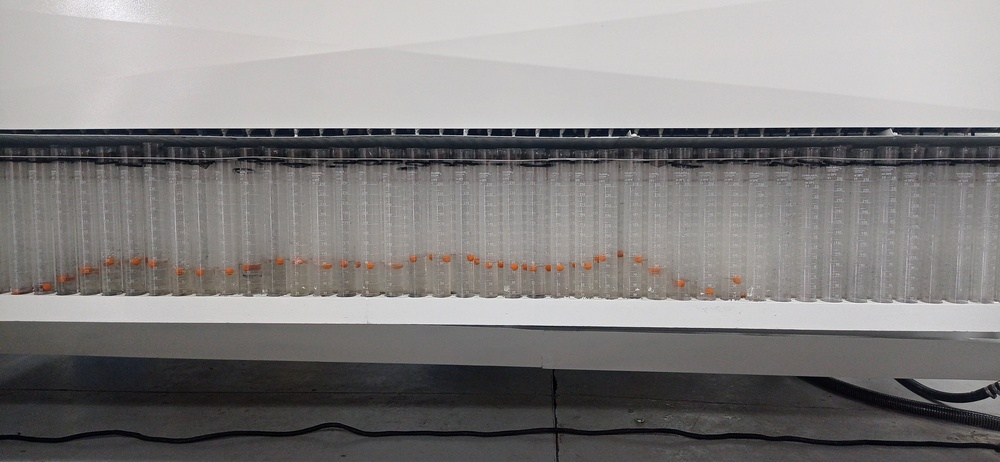
#> input picture imagens/Lmpp/IMG_20230425_143030_BURST5.jpg, 1000 x 462 px, shrunk from 3984 x 1840 before the run; its folder holds only this picture in this run
$ python Lmppv2.py
#> lines starting #> are read from the running program, lines starting #| are printed output that depends on the picture; after the words box and inside, x2 and y2 are one past the last pixel; in counts of white or black regions, pixels touching at a corner belong together
import cv2
import os
import numpy as np

# Definir o caminho para o diretório das imagens
caminho_diretorio = 'imagens/Lmpp'

# Definir a área da circunferência utilizada para calcular o volume das boias
Area_da_circunferencia = 1.0

# Definir a cor laranja em RGB
laranja = (0, 165, 255)

# Inicializar a lista de volumes
volumes = []

# Loop através de todas as imagens no diretório
for nome_arquivo in os.listdir(caminho_diretorio):
    # Verificar se o arquivo é uma imagem
    if nome_arquivo.endswith('.jpg') or nome_arquivo.endswith('.png'):

        # Carregar a imagem
        img = cv2.imread(os.path.join(caminho_diretorio, nome_arquivo))
#> img is the input picture: shape (462, 1000, 3); mean B, G, R 129, 129.7, 132

        # Converter para escala de cinza
        gray = cv2.cvtColor(img, cv2.COLOR_BGR2GRAY)

        # Filtrar apenas as cores laranja
        hsv = cv2.cvtColor(img, cv2.COLOR_BGR2HSV)
#> hsv: shape (462, 1000, 3); mean H, S, V 61.4, 15.1, 132.9
        lower_orange = np.array([0, 100, 100])
        upper_orange = np.array([20, 255, 255])
        mask = cv2.inRange(hsv, lower_orange, upper_orange)
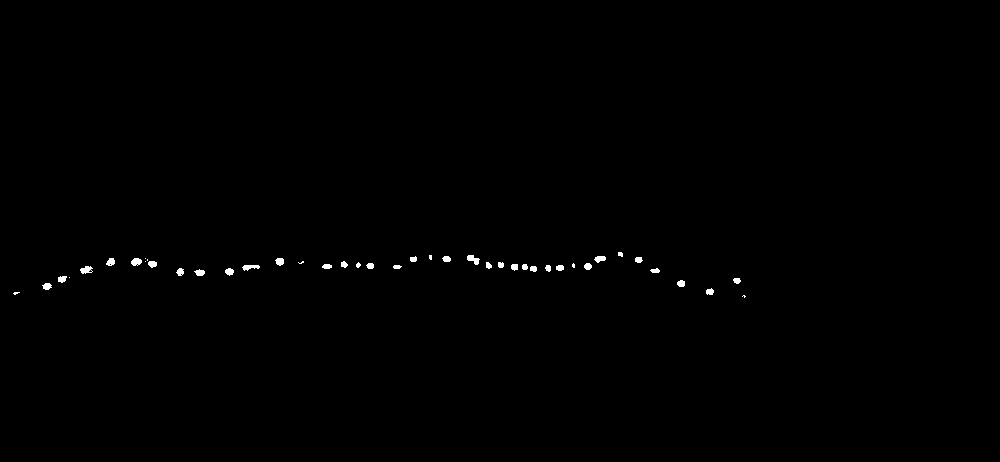
#> mask: shape (462, 1000); 0.34% white; 43 white regions (9 under 20 px)

        # Aplicar limiarização para separar o fundo das boias
        _, thresh = cv2.threshold(mask, 100, 255, cv2.THRESH_BINARY)

        # Aplicar um filtro gaussiano para suavizar a imagem
        blur = cv2.GaussianBlur(thresh, (5,5), 0)

        # Encontrar contornos na imagem filtrada
        contours, _ = cv2.findContours(blur, cv2.RETR_EXTERNAL, cv2.CHAIN_APPROX_SIMPLE)
#> contours = 35 contours; largest, box (x1, y1, x2, y2) and area: (129, 256, 159, 270) 280, (509, 262, 539, 274) 260, (582, 254, 608, 272) 234, (240, 263, 262, 273) 161, (465, 253, 482, 267) 156

        # Desenhar os contornos encontrados na imagem original
        for cnt in contours:
            x,y,w,h = cv2.boundingRect(cnt)
            cv2.rectangle(img, (x,y), (x+w, y+h), laranja, 2)

            # Calcular a área da região de interesse
            roi = thresh[y:y+h, x:x+w]
            area = cv2.countNonZero(roi)

            # Calcular o volume da boia a partir da área da região de interesse
            raio = np.sqrt(area / np.pi)
            volume = 4/3 * np.pi * (raio**3) * Area_da_circunferencia
            volumes.append(volume)
#> this loop made 35 passes
#> (x, y, w, h, area, raio, volume) on passes 3 to 14: (704, 286, 12, 11, 43, 3.7, 212.1), (40, 281, 14, 11, 50, 3.99, 266), (675, 278, 12, 11, 46, 3.83, 234.7), (731, 276, 12, 10, 37, 3.43, 169.3), (56, 274, 16, 11, 49, 3.95, 258), (192, 267, 15, 11, 53, 4.11, 290.3), (648, 266, 14, 9, 36, 3.39, 162.5), (223, 266, 13, 12, 51, 4.03, 274), (174, 266, 12, 12, 45, 3.78, 227.1), (78, 264, 17, 12, 69, 4.69, 431.2), (554, 263, 12, 10, 41, 3.61, 197.5), (543, 263, 10, 11, 33, 3.24, 142.6)
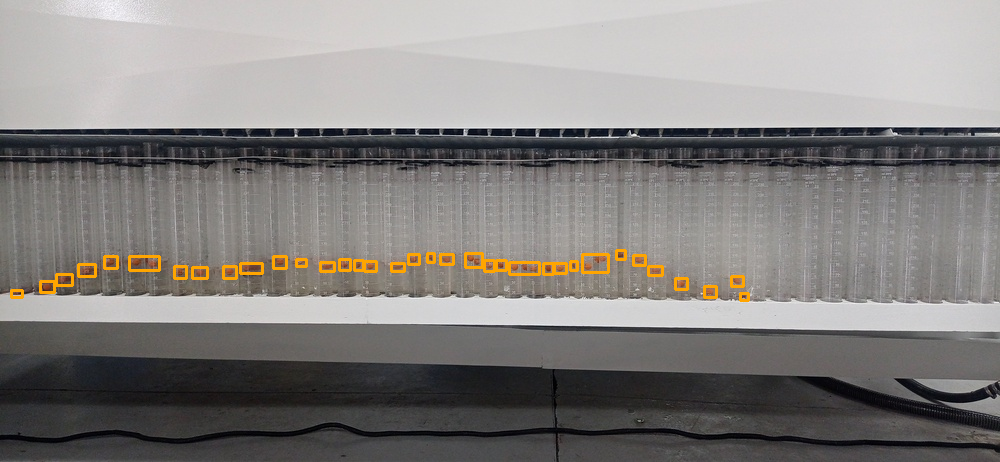
#> img: shape (462, 1000, 3); 1.05% of pixels changed, all inside (x1, y1, x2, y2) = (10, 249, 750, 302)
#> after the loop, volumes = 35 values, max 976.5 at index 26, min 11.06 at index 0, mean 249

        # Salvar a imagem com os contornos desenhados em um diretório
        cv2.imwrite('imagens_com_contornos/' + nome_arquivo, img)

print(volumes)
#> (printed output is left out)

$ run again, on imagens/Lmpp/IMG_20230425_143101_BURST18.jpg
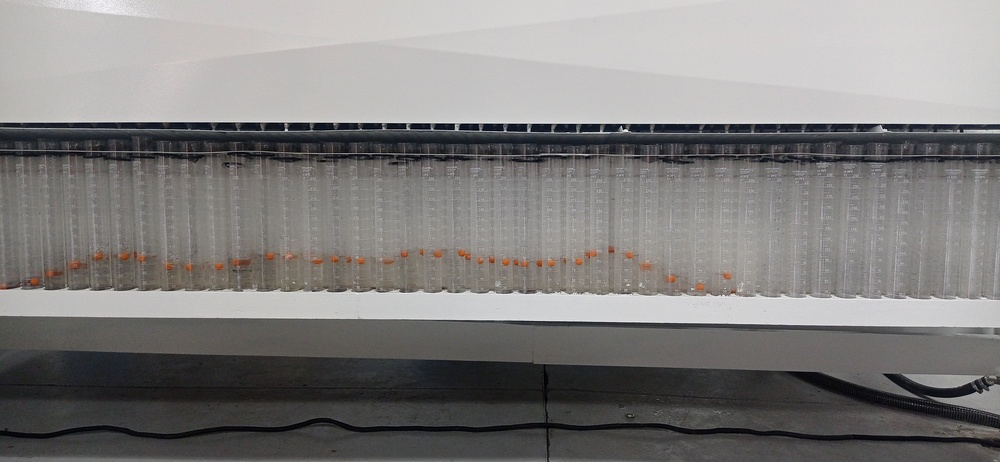
#> input picture imagens/Lmpp/IMG_20230425_143101_BURST18.jpg, 1000 x 462 px, shrunk from 3984 x 1840 before the run
#> img is the input picture: shape (462, 1000, 3); mean B, G, R 125.6, 126.7, 128.5
#> hsv: shape (462, 1000, 3); mean H, S, V 57, 14.4, 129.5
#> `mask = cv2.inRange(hsv, lower_orange, upper_orange)`:
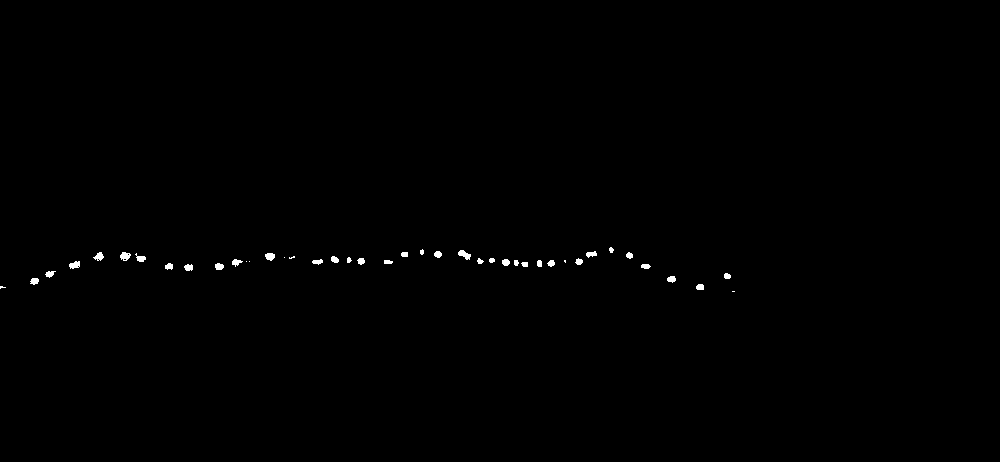
#> mask: shape (462, 1000); 0.33% white; 42 white regions (8 under 20 px)
#> contours = 35 contours; largest, box (x1, y1, x2, y2) and area: (118, 250, 148, 264) 276, (500, 257, 530, 269) 251, (573, 249, 599, 267) 216, (456, 248, 473, 262) 158, (230, 257, 252, 269) 148
#> the loop `for cnt in contours:` made 35 passes
#> (x, y, w, h, area, raio, volume) on passes 3 to 10: (694, 282, 12, 10, 43, 3.7, 212.1), (28, 276, 13, 11, 48, 3.91, 250.2), (665, 274, 13, 11, 47, 3.87, 242.4), (722, 271, 11, 10, 35, 3.34, 155.8), (43, 269, 15, 11, 46, 3.83, 234.7), (639, 262, 14, 9, 40, 3.57, 190.3), (182, 262, 13, 11, 50, 3.99, 266), (213, 261, 13, 11, 51, 4.03, 274)
#> after the loop `for cnt in contours:`:
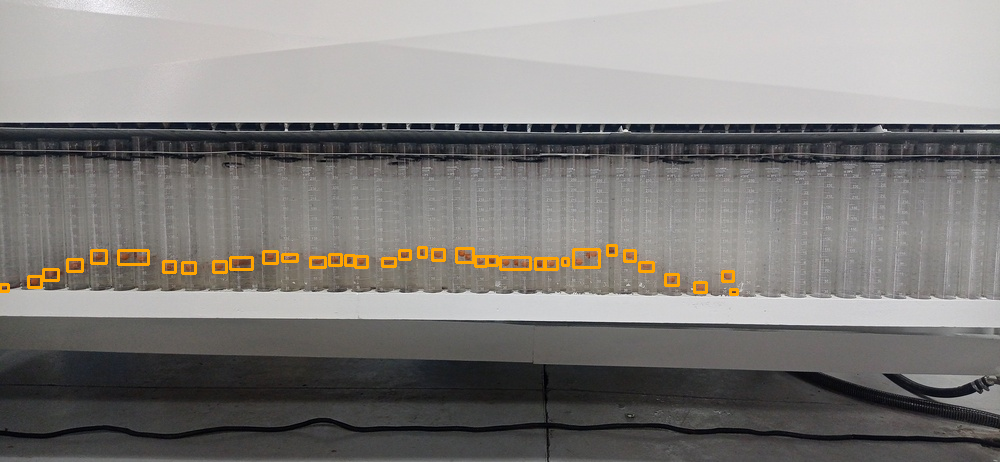
#> img: shape (462, 1000, 3); 1.05% of pixels changed, all inside (x1, y1, x2, y2) = (0, 244, 739, 296)
#> after the loop `for cnt in contours:`: volumes = 35 values, max 988.9 at index 28, min 3.91 at index 0, mean 237.2
#> (printed output is left out)
